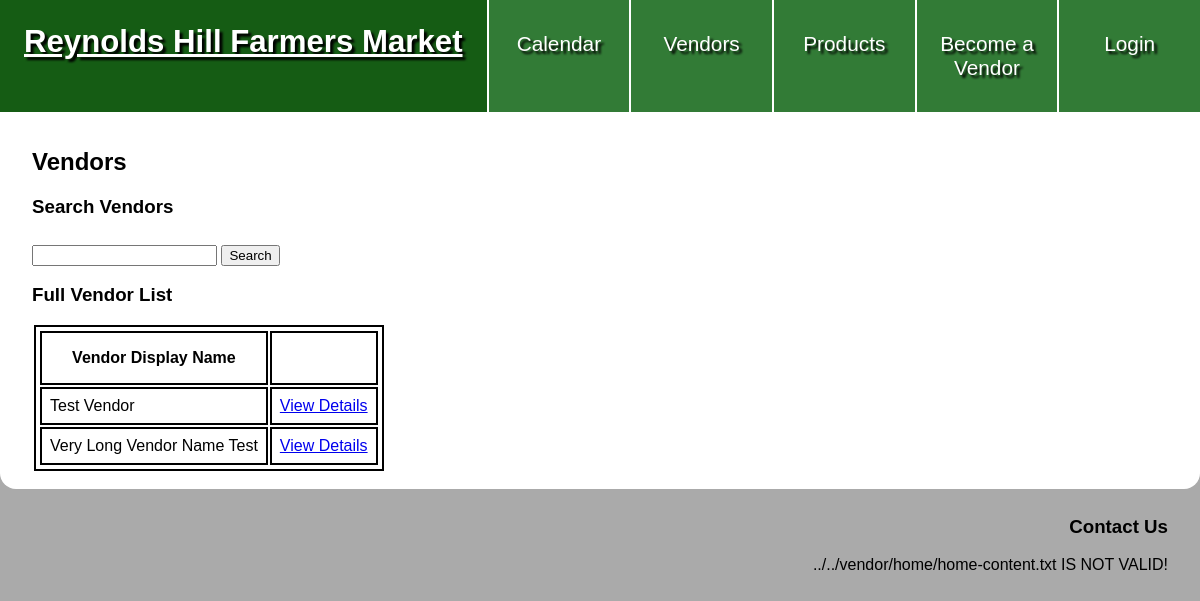
Before: /vendors.php with the older database file.
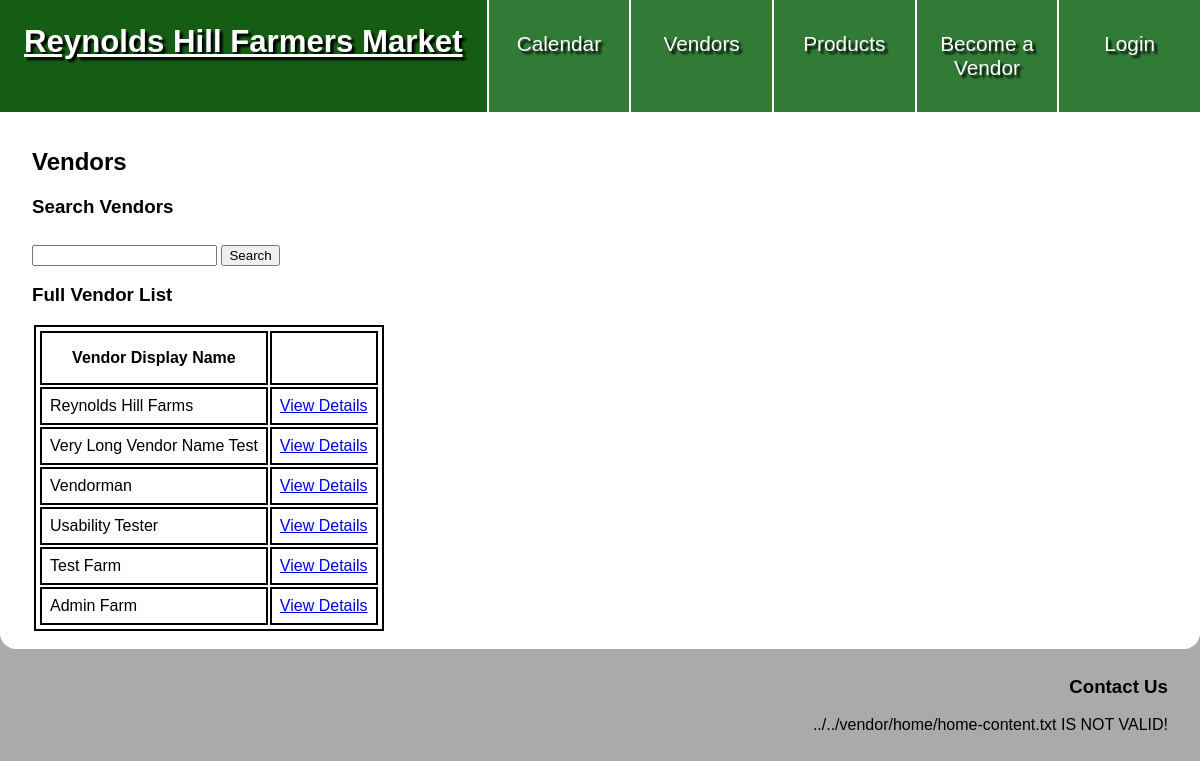
After: the same page with the newer database file.
### tables this page shows
CREATE TABLE `vendors` (
  `vendor_id` int NOT NULL,
  `vd_user_id` int DEFAULT NULL,
  `vendor_display_name` varchar(50) NOT NULL,
  `vendor_desc` text NOT NULL,
  `address` varchar(255) NOT NULL,
  `city` varchar(255) NOT NULL,
  `vd_state_id` int NOT NULL,
  `zip` int NOT NULL,
  `is_pending` tinyint(1) NOT NULL
);

### private/classes/Vendor.class.php (called while the page is built, shortened)
<?php
class Vendor extends DatabaseObject
{
  static protected $table_name = 'vendors';
  static public function list_all()
  {
    $sql = "SELECT vendor_id, vendor_display_name ";
    $sql .= "FROM " . static::$table_name . " ";
    $sql .= "WHERE is_pending = FALSE;";
    $result = static::find_by_sql($sql);
    if ($result) {
      return $result;
    } else {
      return false;
    }
  }
}

### private/classes/DatabaseObject.class.php (called while the page is built, shortened)
<?php
class DatabaseObject {
  static protected $database;
  static public function set_database($database) {
    self::$database = $database;
  }
  static public function find_by_sql($sql) {
    $result = self::$database->query($sql);
    $object_array = [];
    while($record = $result->fetch_assoc()) {
      $object_array[] = static::instantiate($record);
    }
    if(count($object_array) > 0){
      return $object_array;
    } else {
      return false;
    }
  }
  static protected function instantiate($record) {
    $object = new static;
    foreach($record as $property => $value) {
      if(property_exists($object, $property)) {
        $object->$property = $value;
      }
    }
    return $object;
  }
}
?>

### public/vendors.php (the view, shortened to what this page needs)
<?php require_once('../private/initialize.php');
$vendors = Vendor::list_all();
?>
<?php include(SHARED_PATH . '/public_header.php'); ?>
<main id="vendor">
  <h2>Vendors</h2>
  <h3>Search Vendors</h3>
  <form action="<?php echo url_for('vendors.php'); ?>" method="post">
    <input type="text" name="vendor-search" id="vendor-search" list="vendor-suggestions">
    <input type="submit" value="Search">
  </form>
  <h3>Full Vendor List</h3>
  <table>
    <tr>
      <th>Vendor Display Name</th>
      <th>&nbsp;</th>
    </tr>
    <?php
    foreach ($vendors as $vendor) {
      echo "<tr>";
      echo '<td class="vendor-display-name">' . $vendor->vendor_display_name . '</td>';
      echo '<td><a href="' . url_for('/vendors/show.php?id=' . $vendor->vendor_id) . '">View Details</a></td>';
      echo "</tr>";
    }
    ?>
  </table>
</main>
<?php include(SHARED_PATH . '/public_footer.php'); ?>

Changed rows visible on the page:
changed vendors: vendor_display_name "Test Vendor" → "Reynolds Hill Farms"
added vendors: vendor_display_name "Vendorman"
added vendors: vendor_display_name "Usability Tester"
added vendors: vendor_display_name "Test Farm"
added vendors: vendor_display_name "Admin Farm"
